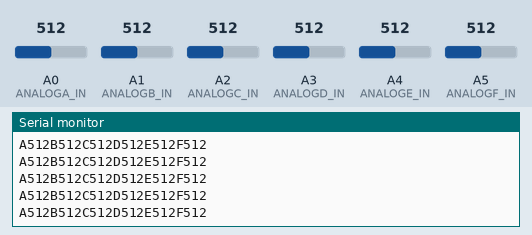
Recording of a sketch running on a simulated Arduino Uno, built with avr-gcc and run on an emulated ATmega328P. Parts: the last lines printed to the serial monitor. Inputs (shaded band) come from the test bench; at power-on: A0 (ANALOGA_IN) = 512, A4 (ANALOGE_IN) = 512, A1 (ANALOGB_IN) = 512, A2 (ANALOGC_IN) = 512, A3 (ANALOGD_IN) = 512, A5 (ANALOGF_IN) = 512.

Above: at 1.2 s.
1.3 s: A0 (ANALOGA_IN) set to 107
At 1.8 s:
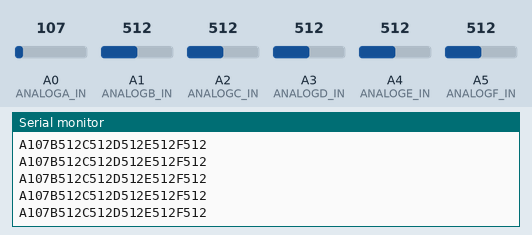
2.8 s: A0 (ANALOGA_IN) set to 89
At 3.6 s:
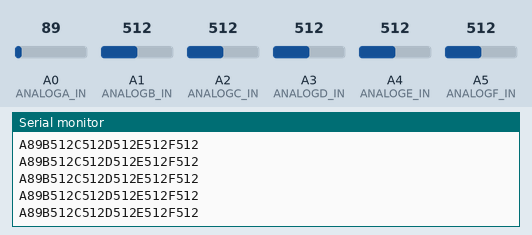
5.8 s: A4 (ANALOGE_IN) set to 104
At 6.8 s:
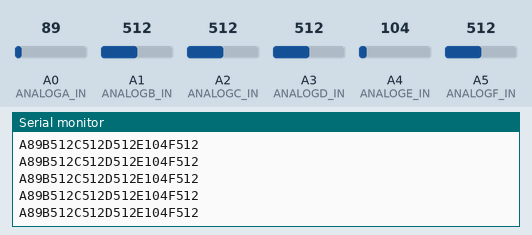
8.8 s: A4 (ANALOGE_IN) set to 92
At 9.3 s:
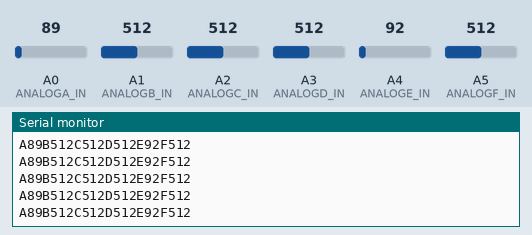
11.8 s: A1 (ANALOGB_IN) set to 111
At 12.6 s:
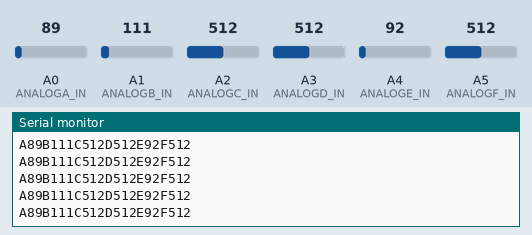
14.8 s: A1 (ANALOGB_IN) set to 95
At 15.4 s:
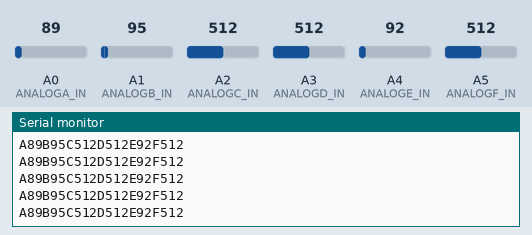
Timing chart, 0 to 16.0 s (numbered marks = the images above; inputs shaded):
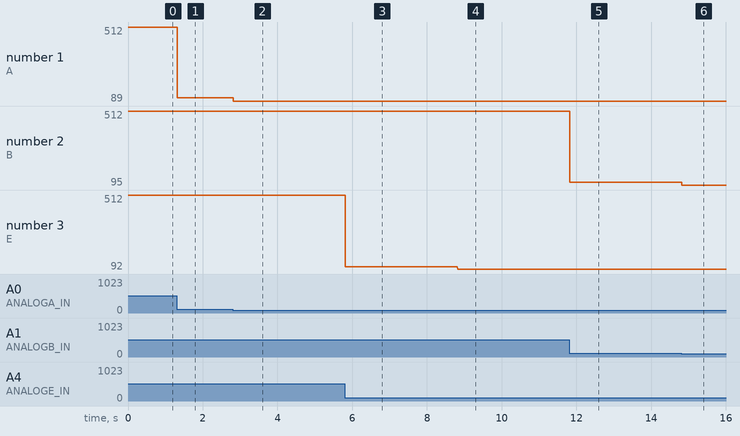

Measured:
- after the input at 1.3 s, the serial monitor: prints a new line at once (image 1)
- after the input at 2.8 s, the serial monitor: prints a new line at once (image 2)
- after the input at 5.8 s, the serial monitor: prints a new line at once (image 3)
- after the input at 8.8 s, the serial monitor: prints a new line at once (image 4)
- after the input at 11.8 s, the serial monitor: prints a new line at once (image 5)
- after the input at 14.8 s, the serial monitor: prints a new line at once (image 6)
- plotted number 1: 512 → 107 after the input at 1.3 s, 107 → 89 after the input at 2.8 s
- plotted number 2: 512 → 111 after the input at 11.8 s, 111 → 95 after the input at 14.8 s

The sketch:

DOscill.ino.ino
```cpp
//
// Oscilloscope
// http://accrochages.drone.ws/en/node/90
//

#define ANALOGA_IN 0
#define ANALOGB_IN 1
#define ANALOGC_IN 2
#define ANALOGD_IN 3
#define ANALOGE_IN 4
#define ANALOGF_IN 5

int counter = 0;

void setup()
{
  Serial.begin(38400);
}

void loop()
{
  int val[5];

  val[0] = analogRead(ANALOGA_IN);
  val[1] = analogRead(ANALOGB_IN);
  val[2] = analogRead(ANALOGC_IN);
  val[3] = analogRead(ANALOGD_IN);
  val[4] = analogRead(ANALOGE_IN);
  val[5] = analogRead(ANALOGF_IN);


  Serial.print( "A" );
  Serial.print( val[0] );

  Serial.print( "B" );
  Serial.print( val[1] );
  Serial.print( "C" );
  Serial.print( val[2] );
  Serial.print( "D" );
  Serial.print( val[3] );
  Serial.print( "E" );
  Serial.print( val[4] );
  Serial.print( "F" );
  Serial.println( val[5] );
}
```
